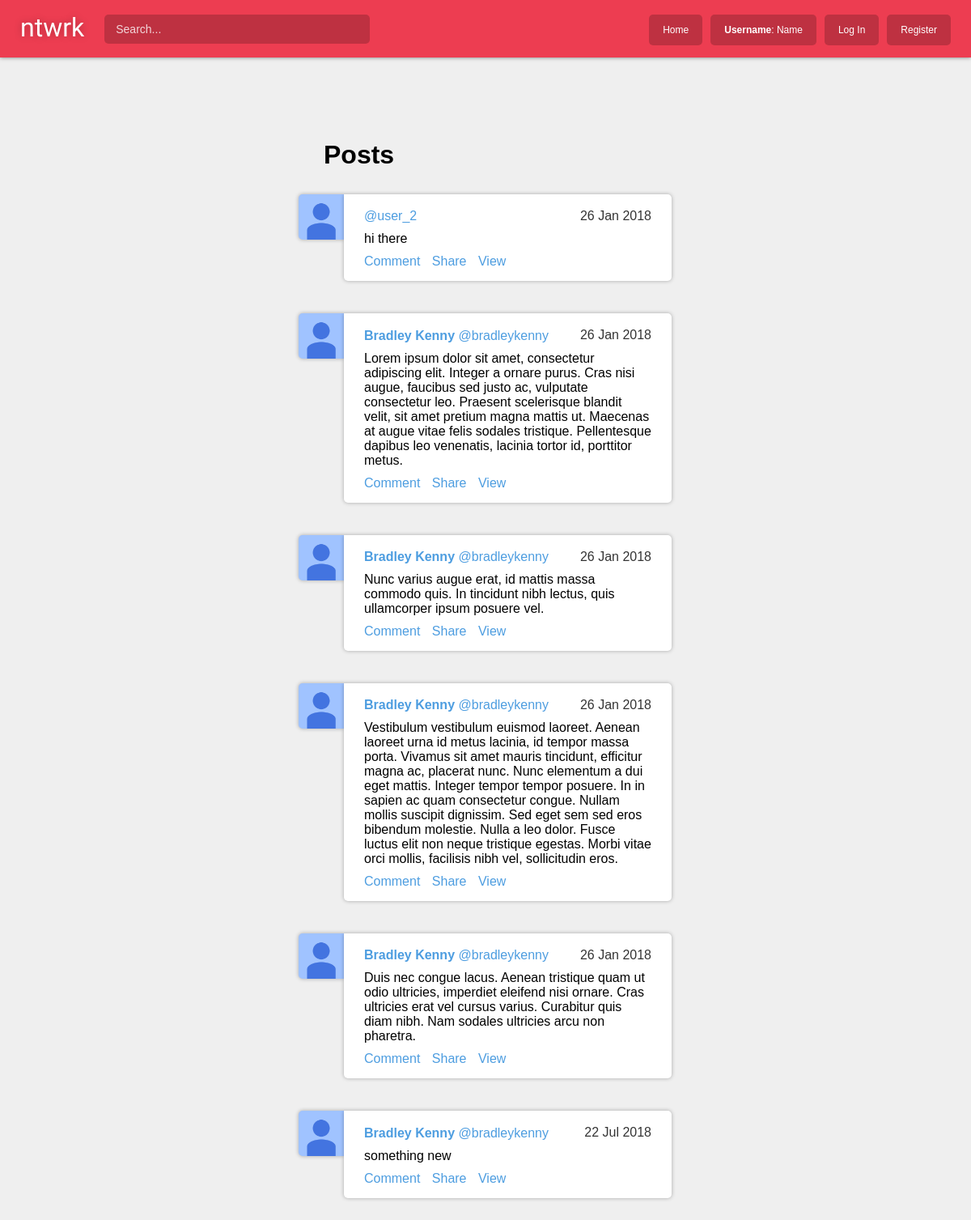
The page /stream/ on the database its author committed.
### stream/models.py (models this page shows)
class Post(models.Model):
    content = models.TextField(max_length=500)
    posted_by = models.ForeignKey(User, related_name='posts', on_delete=models.CASCADE)
    posted_at = models.DateTimeField(auto_now_add=True)

### stream/views.py (the view)
# urls.py: path('stream/', stream.views.home, name='home'),
def home(request):
	posts = Post.objects.all()
	return render(request, 'stream/home.html', {'posts': posts})

### stream/templates/stream/home.html (shortened to what this page needs)
{% extends 'base_stream.html' %}
{% load static %}
{% block stream %}
    <h1 class="content_heading">Posts</h1>
    {% for post in posts %}
	<a href="{% url 'home' %}" class="dp">
		<img src="{% static 'stream/img/dp/placeholder2.png' %}"/>
	</a>
    <div class="card">
        <a href="{% url 'profile' post.posted_by.pk %}">
            <h2>
				<b>{% if post.posted_by.first_name|length > 0 %}{{ post.posted_by.first_name }} {{ post.posted_by.last_name }}{% endif %}</b> @{{ post.posted_by }}
			</h2>
        </a>
        <h3>{{ post.posted_at|date:'d M Y' }}</h2>
        <p>{{ post.content }}</p>
        <a href="{% url 'home' %}" class="link">Comment</a>
        <a href="{% url 'home' %}" class="link">Share</a>
        <a href="{% url 'view_post' post.posted_by.username post.id %}" class="link">View</a>
    </div>
    {% endfor %}
{% endblock %}

### account/static/account/css/base.css (style rules this page uses)
body { font-family: 'Helvetica'; margin: 0px; padding: 0px; }
a { text-decoration: none; }
.card { padding: 7.5px 15px 14px 15px; background-color: rgba(255, 255, 255, 1); border-radius: 0px 5px 5px 5px; }

### stream/static/stream/css/stream.css (style rules this page uses)
body { margin: 0px 0px 0px 0px; padding: 0px; background-color: #EFEFEF; }
h1 { display: inline-block; }
#content_main .content_heading { display: block; margin: 40px auto 30px 40px; }
.card { box-shadow: 0 0 5px rgba(0,0,0,0.3); margin: 0px 10px 40px 65px; padding: 5px 25px; position: relative; }
.dp { height: 56px; width: 56px; margin: 0px -10px 0px 9px; float: left; z-index: 0; position: relative; display: inline-block; }
.dp img { height: 100%; width: 100%; border-radius: 5px 0px 0px 5px; box-shadow: 0 0 5px rgba(0,0,0,0.3); background-color: #CDCDCD; }
.card h2, .card h3 { display: inline-block; margin-bottom: 10px; font-size: 1em; text-decoration: none; }
.card h2 { color: #4D9DE0; font-weight: normal; }
.card h3 { float: right; margin-top: 13px; font-weight: normal; color: #343434; }
.card p { margin-top: 0px; margin-bottom: 10px; }
.card .link { display: inline-block; color: #4D9DE0; margin: 0px 10px 10px 0px; }

### rows shown on the page
Post: posted_by "user_2", posted_at "26 Jan 2018", content "hi there"
Post: posted_by.first_name "Bradley", posted_by.last_name "Kenny", posted_by "bradleykenny", posted_at "26 Jan 2018", content "Lorem ipsum dolor sit amet, consectetur adipiscing elit. Integer a ornare purus. Cras nisi augue, faucibus sed justo ac, vulputate consectetur leo. Praesent scelerisque blandit velit, sit amet pretium magna mattis ut. Maecenas at augue vitae felis sodales tristique. Pellentesque dapibus leo venenatis, lacinia tortor id, porttitor metus."
Post: posted_by.first_name "Bradley", posted_by.last_name "Kenny", posted_by "bradleykenny", posted_at "26 Jan 2018", content "Nunc varius augue erat, id mattis massa commodo quis. In tincidunt nibh lectus, quis ullamcorper ipsum posuere vel."
Post: posted_by.first_name "Bradley", posted_by.last_name "Kenny", posted_by "bradleykenny", posted_at "26 Jan 2018", content "Vestibulum vestibulum euismod laoreet. Aenean laoreet urna id metus lacinia, id tempor massa porta. Vivamus sit amet mauris tincidunt, efficitur magna ac, placerat nunc. Nunc elementum a dui eget mattis. Integer tempor tempor posuere. In in sapien ac quam consectetur congue. Nullam mollis suscipit dignissim. Sed eget sem sed eros bibendum molestie. Nulla a leo dolor. Fusce luctus elit non neque tristique egestas. Morbi vitae orci mollis, facilisis nibh vel, sollicitudin eros."
Post: posted_by.first_name "Bradley", posted_by.last_name "Kenny", posted_by "bradleykenny", posted_at "26 Jan 2018", content "Duis nec congue lacus. Aenean tristique quam ut odio ultricies, imperdiet eleifend nisi ornare. Cras ultricies erat vel cursus varius. Curabitur quis diam nibh. Nam sodales ultricies arcu non pharetra."
Post: posted_by.first_name "Bradley", posted_by.last_name "Kenny", posted_by "bradleykenny", posted_at "22 Jul 2018", content "something new"
